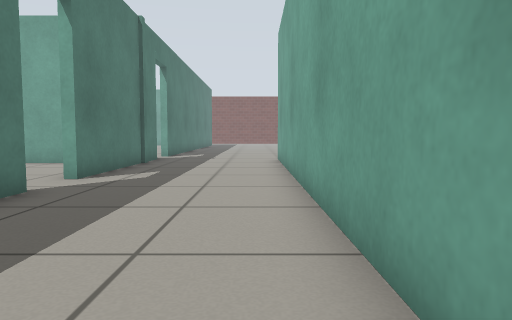
[1] (above)

24 first-person views from a walk through a Gazebo world. The camera is 0.5 m above the floor, tilts 4° down and sees 70° across. The floor is counted in squares, 0.5 m on a side. Each view is taken from the middle of a square. On the plan, view 1 faces up. The plan holds only what a view shows up to about 13 squares ahead; the rest is blank. The place goes on beyond the plan. Simple patterns stand in for the simulator's built-in surfaces.

[2]
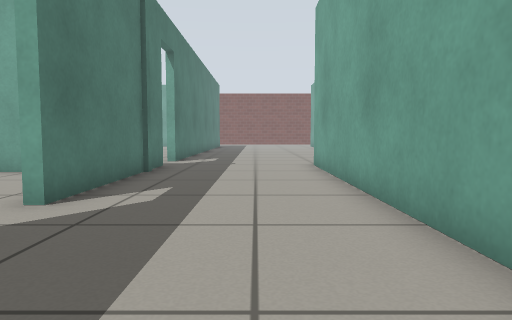

[3]
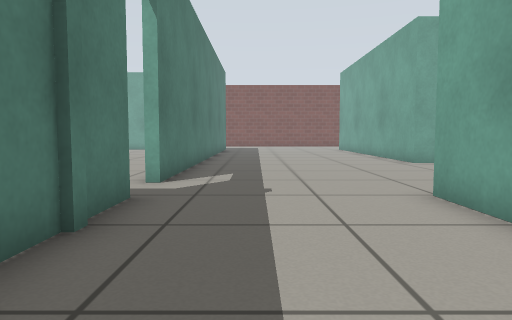

[4]
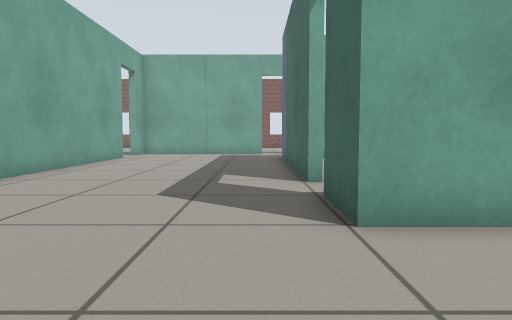

[5]
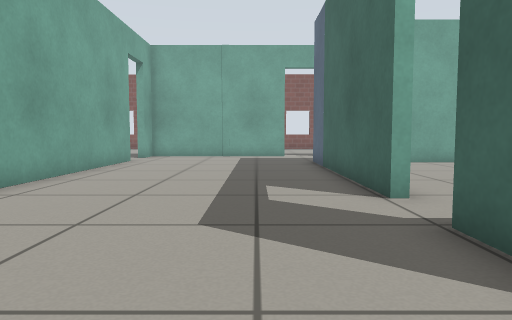

[6]
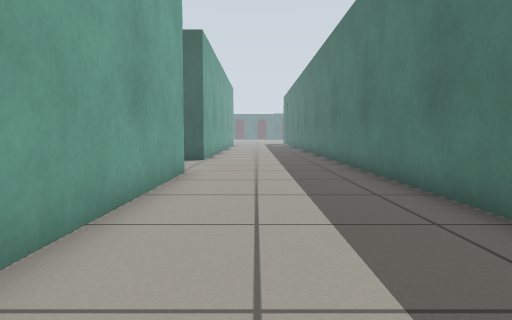

[7]
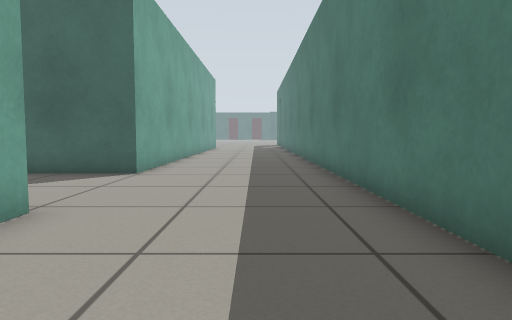

[8]
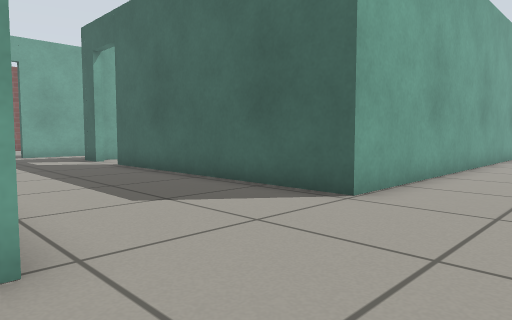

[9]
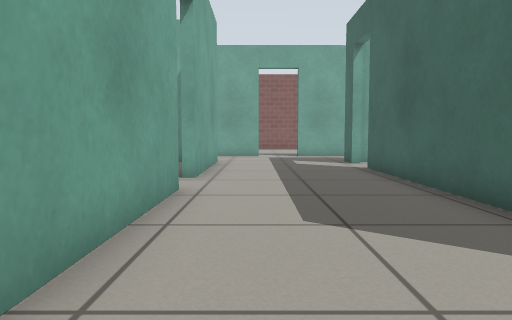

[10]
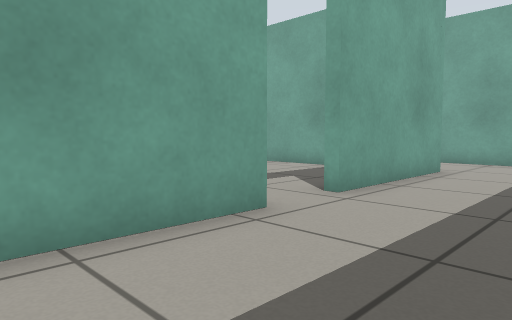

[11]
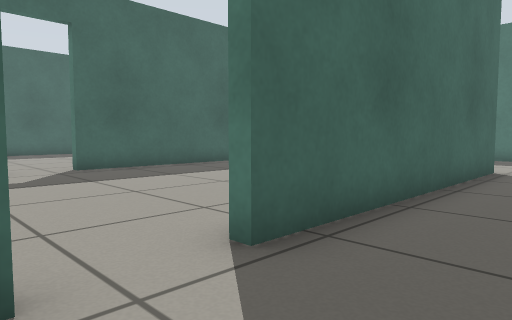

[12]
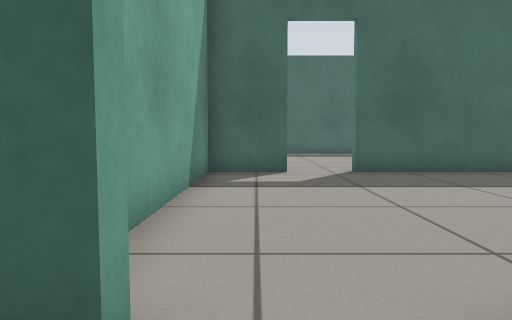

[13]
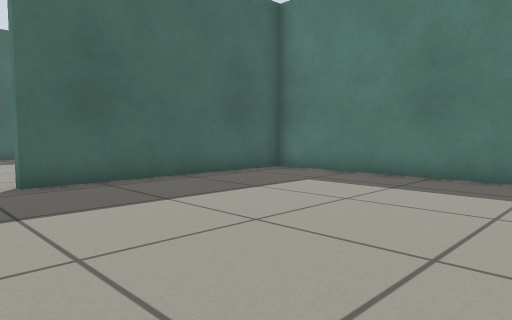

[14]
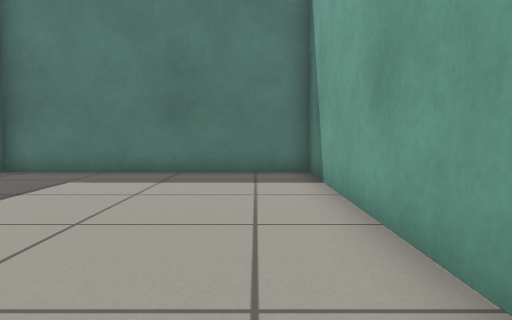

[15]
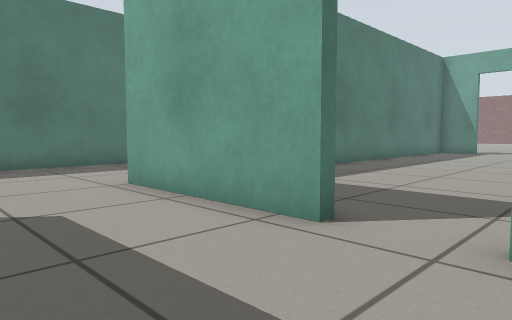

[16]
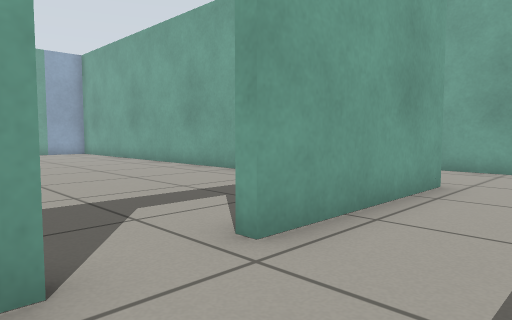

[17]
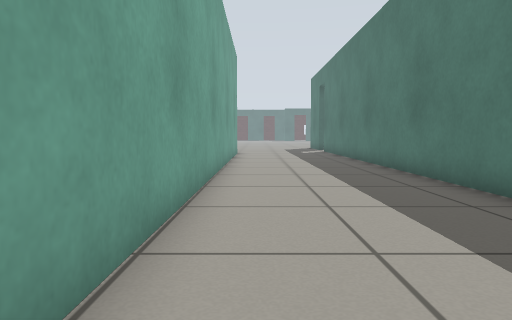

[18]
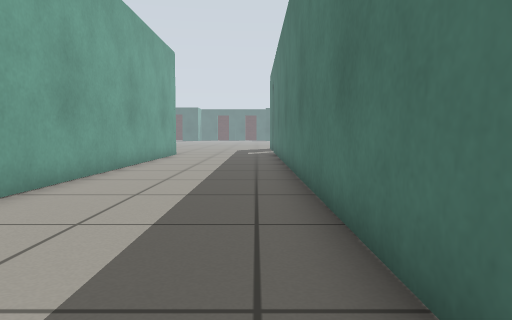

[19]
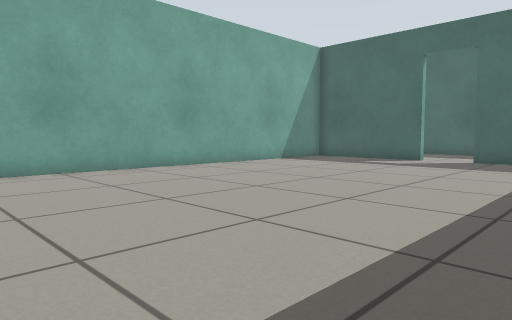

[20]
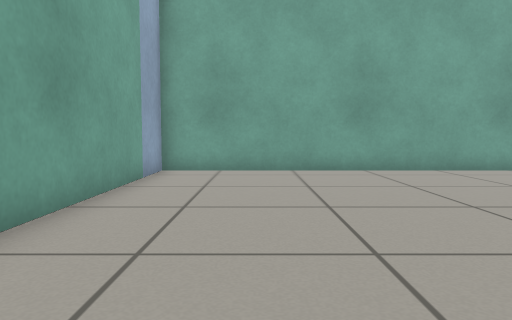

[21]
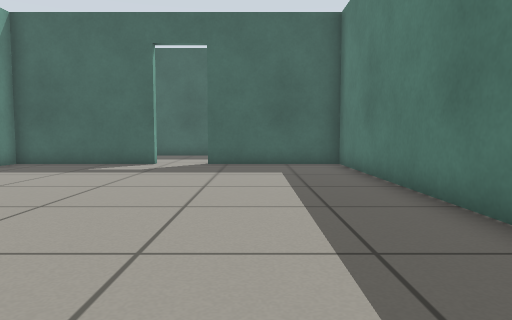

[22]
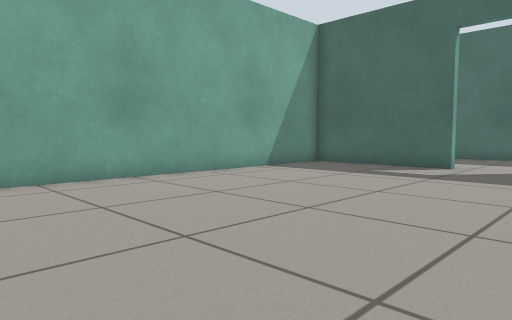

[23]
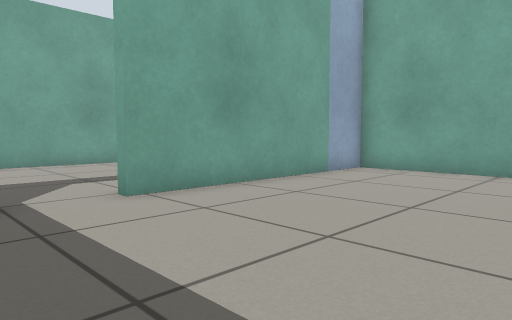

[24]
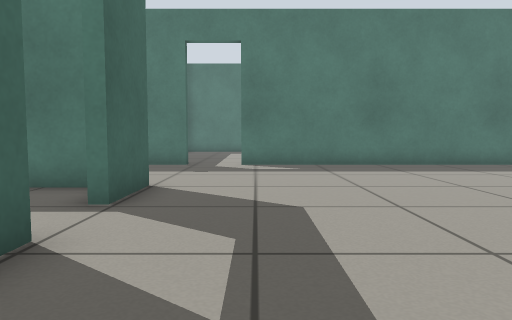

### Floor plan
Ten units are one square. View 1 is at (0, 0); x grows to the right and y downward. Boxes are objects, and circles mark ways between rooms. Rooms are numbered by the first view taken in them; rooms with no view inside come last. Other rooms are left out.
<svg viewBox="-45 -230 175 438">
<path fill="none" stroke="#000" d="M-40 -64 -40 -56M-40 -29 -40 201M56 26 9 26 9 -149 28 -149M-40 -147 -40 -81M47 -149 122 -149M125 26 74 26M115 73 122 73M-40 -225 -40 -165M123 -217 35 -217 35 -222M9 203 9 73 99 73M101 156 123 156 123 96M91 76 13 76 13 156 85 156M12 -61 12 23 56 23M12 -139 12 -126M74 23 121 23 121 -146 46 -146"/>
<circle cx="107" cy="73" r="3" fill="#2a7"/>
<circle cx="35" cy="-150" r="3" fill="#2a7"/>
<circle cx="65" cy="25" r="3" fill="#2a7"/>
<text x="0" y="-50">1</text>
<text x="70" y="120">2</text>
<text x="60" y="-70">3</text>
</svg>
Room 1 opens to room 2. Room 1 opens to room 3.

Where each view was taken, in squares from view 1:
view 1: 0 up, 0 right, facing up
view 2: 3 up, 1 left, facing up
view 3: 9 up, 2 left, facing up
view 4: 16 up, 3 left, facing right
view 5: 17 up, 1 left, facing right
view 6: 7 up, 1 left, facing down
view 7: 2 up, 2 left, facing down
view 8: 2 down, 2 left, facing down-right
view 9: 4 down, 1 left, facing right
view 10: 6 down, 2 right, facing up-right
view 11: 5 down, 12 right, facing down-left
view 12: 6 down, 11 right, facing down
view 13: 8 down, 10 right, facing down-left
view 14: 9 down, 11 right, facing left
view 15: 6 down, 8 right, facing up-left
view 16: 5 down, 5 right, facing up-right
view 17: 6 down, 0 right, facing down
view 18: 7 down, 3 left, facing down
view 19: 12 up, 2 right, facing down-right
view 20: 12 up, 2 right, facing right
view 21: 10 up, 4 right, facing down
view 22: 9 up, 4 right, facing down-right
view 23: 9 up, 2 right, facing up-right
view 24: 17 up, 8 right, facing left
